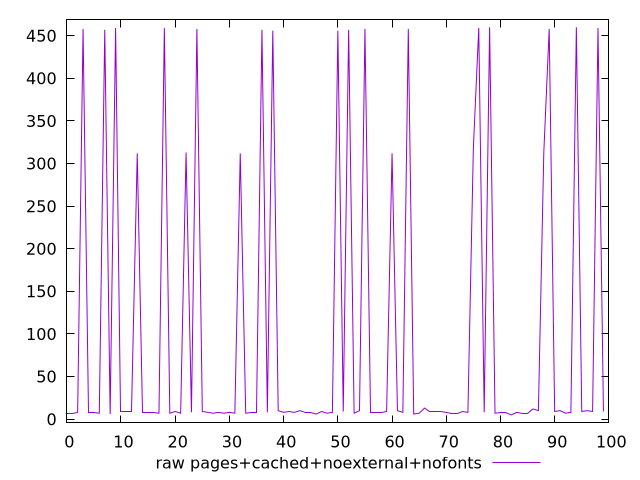

Write the gnuplot code that produced this figure.
$_rawPagesCachedNoexternalNofonts <<EOF
7
7
8
458
8
8
7
457
6
459
9
9
9
312
8
8
8
7
459
7
9
7
313
8
458
9
8
7
8
7
8
7
312
7
8
8
457
8
456
10
8
9
8
10
8
8
6
9
7
8
456
9
457
7
10
458
8
8
8
9
312
10
8
458
6
7
13
9
9
9
8
7
7
9
8
318
459
8
460
7
8
8
5
8
7
7
12
10
313
458
9
10
7
8
460
9
10
9
459
9
EOF
set key outside below
set terminal pngcairo
set output "report_00005_2020-11-02T22-26-11.212Z/render-blocking-resources/pages+cached+noexternal+nofonts//raw.png"
set yrange [-4.1:469.1]
plot $_rawPagesCachedNoexternalNofonts title "raw pages+cached+noexternal+nofonts" with line ,
